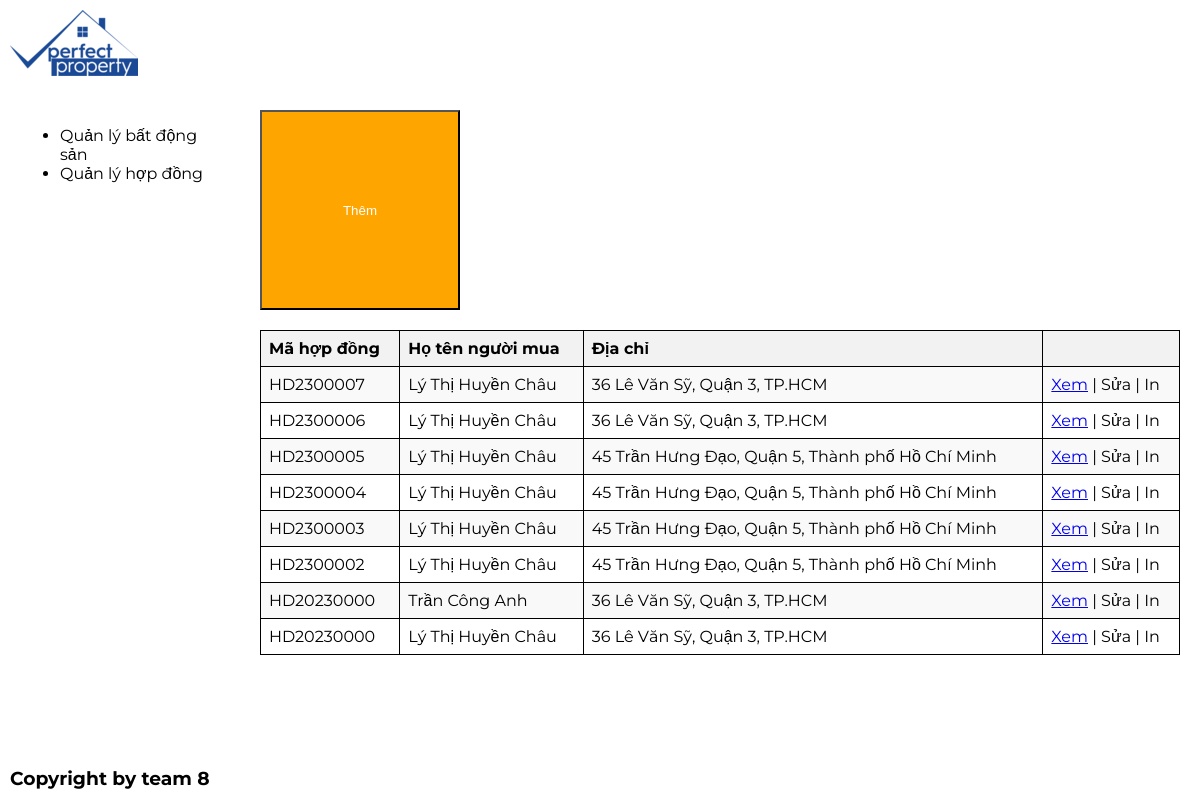
The page / on the database its author committed.
### tables this page shows
CREATE TABLE `full_contractg` (
  `ID` int(11) NOT NULL,
  `Full_Contract_Code` varchar(10) DEFAULT NULL,
  `Customer_Name` text NOT NULL,
  `Year_Of_Birth` int(11) DEFAULT NULL,
  `SSN` varchar(15) NOT NULL,
  `Customer_Address` varchar(100) DEFAULT NULL,
  `Mobile` varchar(15) DEFAULT NULL,
  `Property_ID` int(11) NOT NULL,
  `Date_Of_Contract` date DEFAULT NULL,
  `Price` int(18) DEFAULT NULL,
  `Deposit` int(18) DEFAULT NULL,
  `Remain` int(18) DEFAULT NULL,
  `Status` text NOT NULL
);

### index.php (the view, shortened to what this page needs)
<!DOCTYPE html>
<html lang="en">
<head>
    <link rel="stylesheet" type="text/css" href="style.css" />
</head>
<body>
    <header>
        <div class="logo-container">
            <img src="PPCLogo-128-128.png" alt="Logo của bạn">
        </div>
    </header>
    <div class="content">
        <aside>
            <ul>
                <li>Quản lý bất động sản</li>
                <li>Quản lý hợp đồng</li>
            </ul>
        </aside>
        <main>
        <button class="add-button" onclick="location.href='add_contract.php'" >Thêm</button>
        <?php
        $conn = new mysqli("localhost", "root", "", "quanlybds");
        $sql = "SELECT * FROM full_contractg ORDER BY ID DESC";
        $result = $conn->query($sql);
        if ($result->num_rows > 0) {
            echo "<table class='table'>";
            echo "<tr>
                    <th>Mã hợp đồng</th>
                    <th>Họ tên người mua</th>
                    <th>Địa chỉ</th>
                    <th></th>
                  </tr>";
            while ($row = $result->fetch_assoc()) {
                echo "<tr>
                        <td>{$row['Full_Contract_Code']}</td>
                        <td>{$row['Customer_Name']}</td>
                        <td>{$row['Customer_Address']}</td>
                        <td>
                        <a href='view_contract.php?id={$row['ID']}'>Xem</a> |
                        Sửa | In
                        </td>
                      </tr>";
            }
            echo "</table>";
        } else {
            echo "<p>No contracts available</p>";
        }
        ?>
        </main>
    </div>
    <footer>
        <h3>Copyright by team 8</h3>
    </footer>
</body>
</html>

### style.css (style rules this page uses)
body, h1, h2, h3, p { font-family: 'Montserrat', sans-serif; margin: 0; padding: 0; }
body { display: flex; flex-direction: column; height: 100vh; }
header { background-color:white; padding: 10px; display: flex; justify-content: space-between; align-items: center; }
.content { display: flex; flex: 1; }
aside { background-color:white; padding: 20px; width: 200px; }
main { background-color:white; flex: 1; padding: 20px; }
.table { width: 100%; border-collapse: collapse; margin-top: 20px; background-color: #fff; }
.table th, .table td { border: 1px solid #000; padding: 8px; text-align: left; }
.table th { background-color: #f2f2f2; }
.table tr:nth-child(even) { background-color: #f9f9f9; }
footer { background-color:white; text-align: left; padding: 10px; }
.add-button { width: 200px; height: 200px; background-color: orange; color: white; }

### rows shown on the page
full_contractg: Full_Contract_Code "HD2300007", Customer_Name "Lý Thị Huyền Châu", Customer_Address "36 Lê Văn Sỹ, Quận 3, TP.HCM"
full_contractg: Full_Contract_Code "HD2300006", Customer_Name "Lý Thị Huyền Châu", Customer_Address "36 Lê Văn Sỹ, Quận 3, TP.HCM"
full_contractg: Full_Contract_Code "HD2300005", Customer_Name "Lý Thị Huyền Châu", Customer_Address "45 Trần Hưng Đạo, Quận 5, Thành phố Hồ Chí Minh"
full_contractg: Full_Contract_Code "HD2300004", Customer_Name "Lý Thị Huyền Châu", Customer_Address "45 Trần Hưng Đạo, Quận 5, Thành phố Hồ Chí Minh"
full_contractg: Full_Contract_Code "HD2300003", Customer_Name "Lý Thị Huyền Châu", Customer_Address "45 Trần Hưng Đạo, Quận 5, Thành phố Hồ Chí Minh"
full_contractg: Full_Contract_Code "HD2300002", Customer_Name "Lý Thị Huyền Châu", Customer_Address "45 Trần Hưng Đạo, Quận 5, Thành phố Hồ Chí Minh"
full_contractg: Full_Contract_Code "HD20230000", Customer_Name "Trần Công Anh", Customer_Address "36 Lê Văn Sỹ, Quận 3, TP.HCM"
full_contractg: Full_Contract_Code "HD20230000", Customer_Name "Lý Thị Huyền Châu", Customer_Address "36 Lê Văn Sỹ, Quận 3, TP.HCM"
